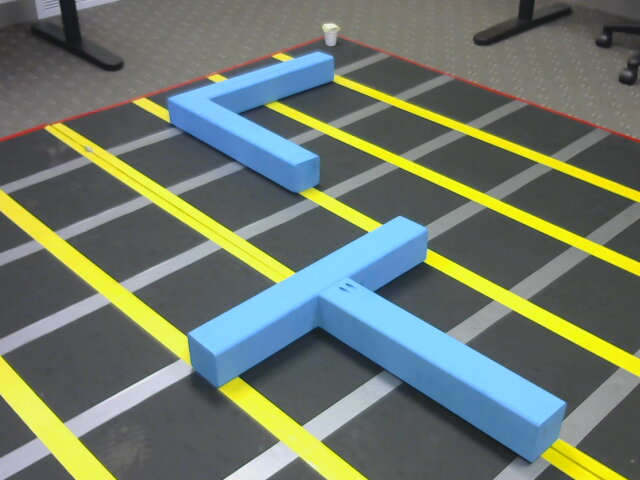
#> input picture image-processing/2019-06-26-174012.jpg, 640 x 480 px
$ python find-path2.py
#> lines starting #> are read from the running program, lines starting #| are printed output that depends on the picture
#> further down, i is the input picture: PIL image 640x480 RGB; mean R, G, B 110.5, 121.1, 108.2
from PIL import Image
import numpy as np
import matplotlib.pyplot as plt
import time

def threshold(imageArray):
    balanceAr = []
    newAr = imageArray

    from statistics import mean
    for eachRow in imageArray:
        for eachPix in eachRow:
            avgNum = mean(eachPix[:3])
            balanceAr.append(avgNum)
#> after the loop, balanceAr = 307200 items

    balance = mean(balanceAr)
#> balance = 112
    for eachRow in newAr:
        for eachPix in eachRow:
            if mean(eachPix[:3]) > balance:
                eachPix[0] = 255
                eachPix[1] = 255
                eachPix[2] = 255
                # eachPix[3] = 255
            else:
                eachPix[0] = 0
                eachPix[1] = 0
                eachPix[2] = 255
#> after the loop, eachPix = [0, 0, 255]
                # eachPix[3] = 255
    return newAr


i = Image.open('./2019-06-26-174012.jpg')
iar = np.asarray(i)
iar_copy = iar.copy()
iar_copy = threshold(iar_copy)
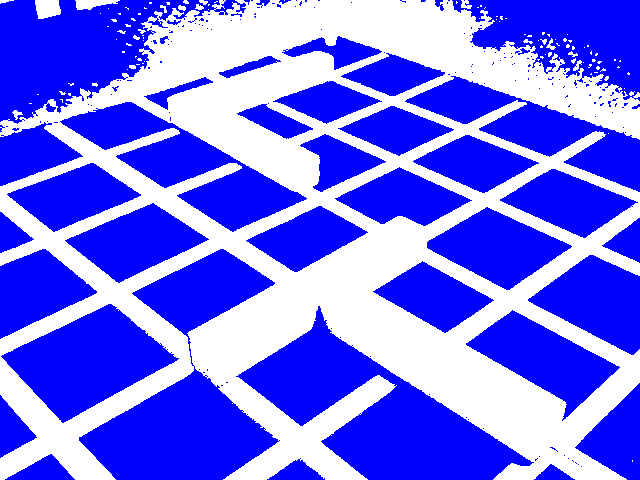
#> iar_copy: shape (480, 640, 3); mean R, G, B 108.8, 108.8, 255

fig = plt.figure()
ax1 = plt.subplot2grid((8,6),(0,0), rowspan=4, colspan=3)
ax2 = plt.subplot2grid((8,6),(4,0), rowspan=4, colspan=3)
ax3 = plt.subplot2grid((8,6),(0,3), rowspan=4, colspan=3)
ax4 = plt.subplot2grid((8,6),(4,3), rowspan=4, colspan=3)

ax1.imshow(iar_copy)
ax2.imshow(i)
plt.show()
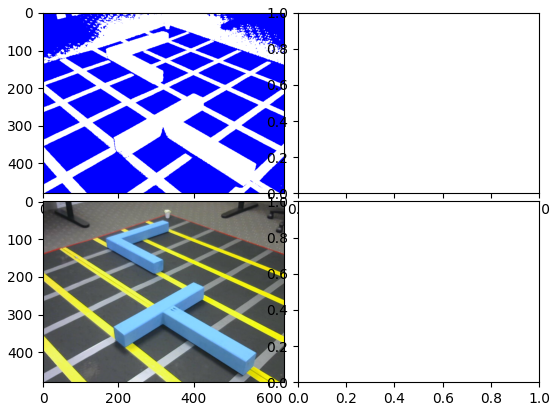
#> figure drawn by matplotlib, 2 panels

$ run again, with image-processing/2019-06-26-174047.jpg copied over image-processing/2019-06-26-174012.jpg
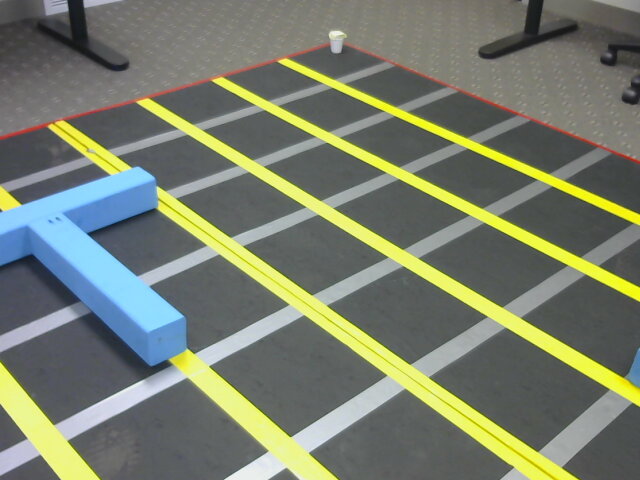
#> input picture image-processing/2019-06-26-174047.jpg, 640 x 480 px
#> i is the input picture: PIL image 640x480 RGB; mean R, G, B 119.5, 125.8, 109.4
#> after the loop in threshold, `for eachRow in imageArray:`: balanceAr = 307200 items
#> balance = 117
#> after the loop in threshold, `for eachRow in newAr:`: eachPix = [0, 0, 255]
#> `iar_copy = threshold(iar_copy)`:
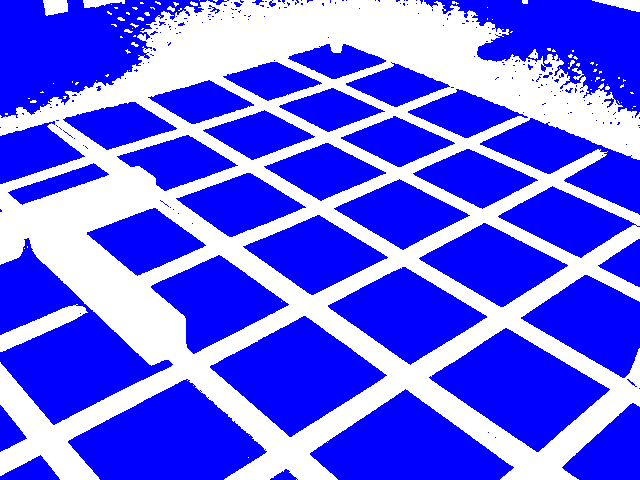
#> iar_copy: shape (480, 640, 3); mean R, G, B 99.2, 99.2, 255
#> `plt.show()`:
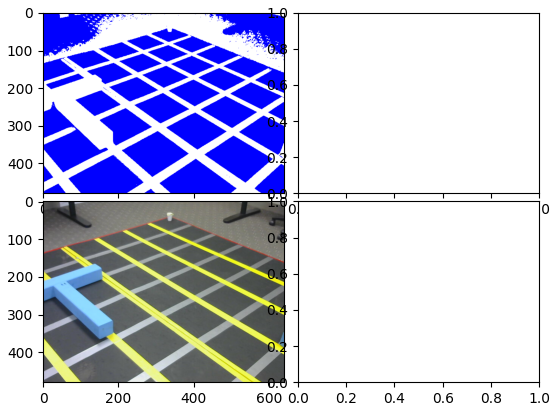
#> figure drawn by matplotlib, 2 panels

$ run again, with image-processing/JustBoard1.jpg copied over image-processing/2019-06-26-174012.jpg
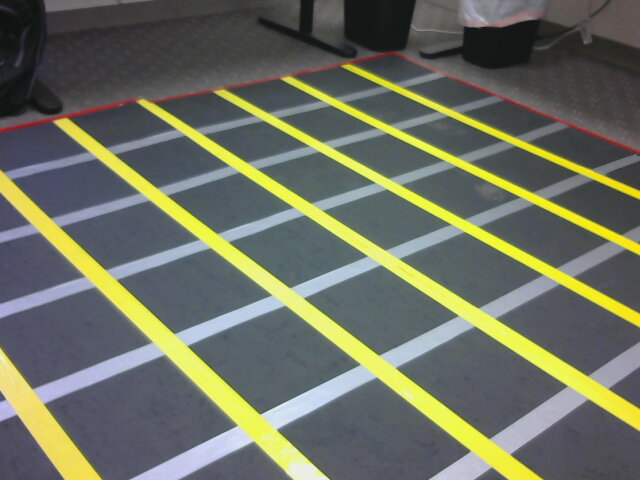
#> input picture image-processing/JustBoard1.jpg, 640 x 480 px
#> i is the input picture: PIL image 640x480 RGB; mean R, G, B 108.6, 112.4, 97.6
#> after the loop in threshold, `for eachRow in imageArray:`: balanceAr = 307200 items
#> balance = 105
#> after the loop in threshold, `for eachRow in newAr:`: eachPix = [0, 0, 255]
#> `iar_copy = threshold(iar_copy)`:
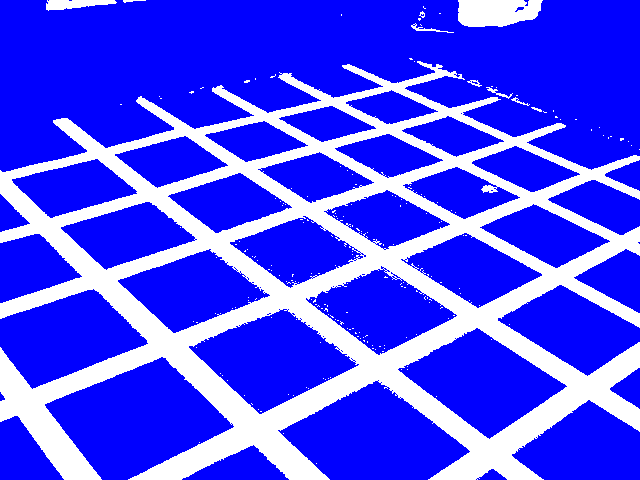
#> iar_copy: shape (480, 640, 3); mean R, G, B 69.6, 69.6, 255
#> `plt.show()`:
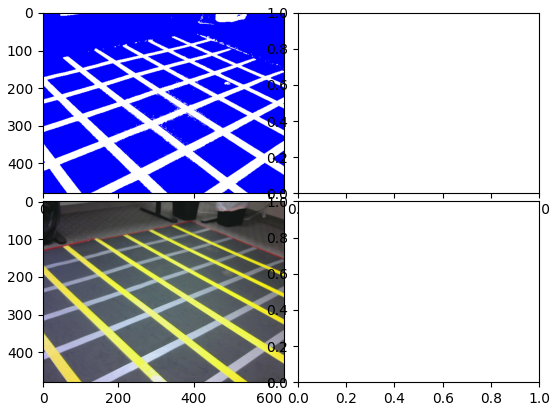
#> figure drawn by matplotlib, 2 panels
